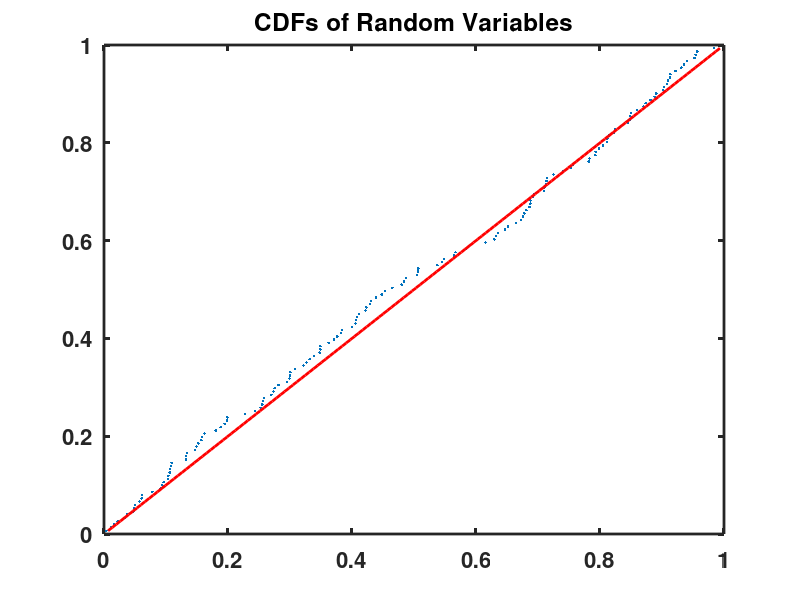

MATLAB code for this plot:
clear
close all
clc

n    = 150;
xf1  = evrnd(0, 1, n, 1);
xf   = sort(xf1);
t    = (1:n)/(n+1);
dat  = [evcdf(xf), t'];
dat2 = [t', t'];
hold on
scatter(dat(:, 1), dat(:, 2), '.')
plot(dat2(:, 1), dat2(:, 2), 'r', 'LineWidth', 2)
hold off
title('CDFs of Random Variables', 'FontSize', 16, 'FontWeight', 'Bold')
t    = 0:0.2:1;
t1   = 0:0.2:1;
set(gca, 'YTick', t)
set(gca, 'YTickLabel', t1)
box on
set(gca, 'FontSize', 16, 'LineWidth', 2, 'FontWeight', 'bold');
hold off

% print -painters -dpdf -r600 SFEevt3.pdf
% print -painters -dpng -r600 SFEevt3.png